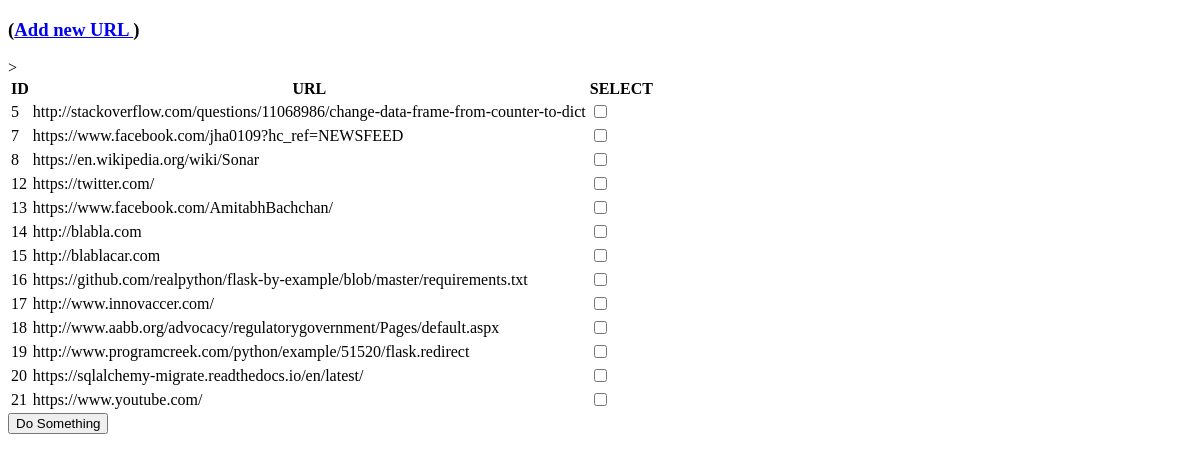
The app's page /getdata, older data.
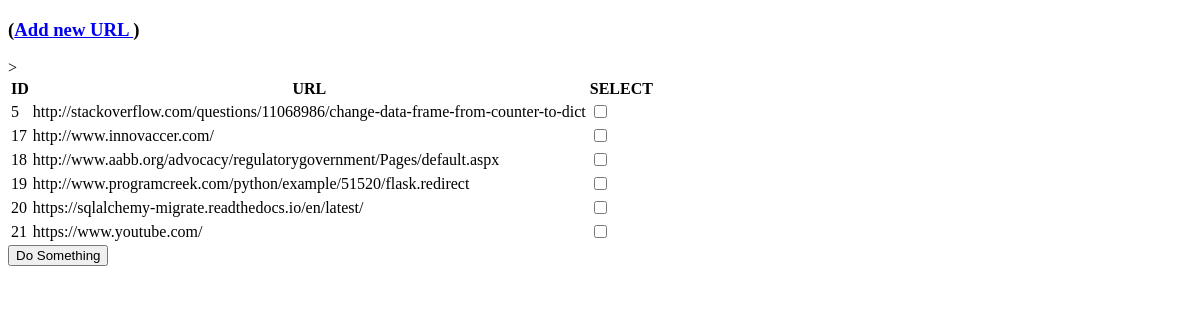
The same page, newer data.
### models.py (models this page shows, shortened)
class ScrapePost(db.Model):
	__tablename__ ="posts"
	id = db.Column(db.Integer,primary_key = True)
	url_ = db.Column(db.String,nullable = False)
	count = db.Column(db.String,nullable = False)

### app.py (the view)
@app.route('/getdata',methods = ['GET','POST'])
def getdata():
	data_ = []
	if request.method == "POST":
		url_ = db.session.query(ScrapePost).all()
		value = request.form.getlist("check")
		if len(value) == 0:
			return redirect(url_for('getdata'))
		for v in value:
			que = db.session.query(ScrapePost).get(int(v))
			data_.append(que)
		return 	render_template('display.html', results=data_)
	elif request.method == "GET":
		posts = db.session.query(ScrapePost).all()
		return render_template('new.html',posts = posts)
	else:
		pass

### templates/new.html
<!DOCTYPE html>
<html lang = "en">
   <head></head>
   <body>
      <h3> (<a href = "{{ url_for('fetch_result') }}">Add new URL
         </a>)</h3>
     <form  role="form" method="post" action="{{ url_for('getdata') }}">
      <table>
         <thead>
            <tr>
               <th>ID</th>
               <th>URL</th>
               <th>SELECT</th>>
            </tr>
         </thead>
         <tbody>
            {% for post in posts %}
               <tr>
                  <td>{{ post.id }}</td>
                  <td>{{ post.url_ }}</td>
                  <td><input type="checkbox" name="check" value="{{post.id}}"/>&nbsp;</td>
               </tr>
            {% endfor %}
         </tbody>
      </table>
      <input type="submit" name="submit" value="Do Something">
      </form>
   </body>
</html>

Row changes from the older to the newer data that the page shows:
removed ScrapePost: id "7", url_ "https://www.facebook.com/jha0109?hc_ref=NEWSFEED"
removed ScrapePost: id "8", url_ "https://en.wikipedia.org/wiki/Sonar"
removed ScrapePost: id "12", url_ "https://twitter.com/"
removed ScrapePost: id "13", url_ "https://www.facebook.com/AmitabhBachchan/"
removed ScrapePost: id "14", url_ "http://blabla.com"
removed ScrapePost: id "15", url_ "http://blablacar.com"
removed ScrapePost: id "16", url_ "https://github.com/realpython/flask-by-example/blob/master/requirements.txt"
